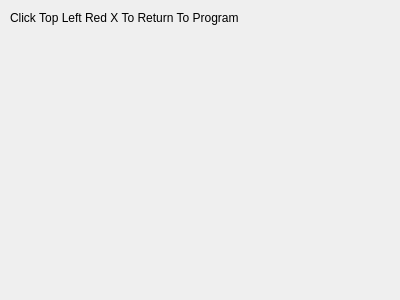
<?xml version="1.0" encoding="UTF-8"?>
<ui version="4.0">
 <class>helpWindow</class>
 <widget class="QDialog" name="helpWindow">
  <property name="geometry">
   <rect>
    <x>0</x>
    <y>0</y>
    <width>400</width>
    <height>300</height>
   </rect>
  </property>
  <property name="windowTitle">
   <string>Dialog</string>
  </property>
  <widget class="QLabel" name="label">
   <property name="geometry">
    <rect>
     <x>10</x>
     <y>10</y>
     <width>381</width>
     <height>16</height>
    </rect>
   </property>
   <property name="text">
    <string>Click Top Left Red X To Return To Program</string>
   </property>
  </widget>
 </widget>
 <resources/>
 <connections/>
</ui>
